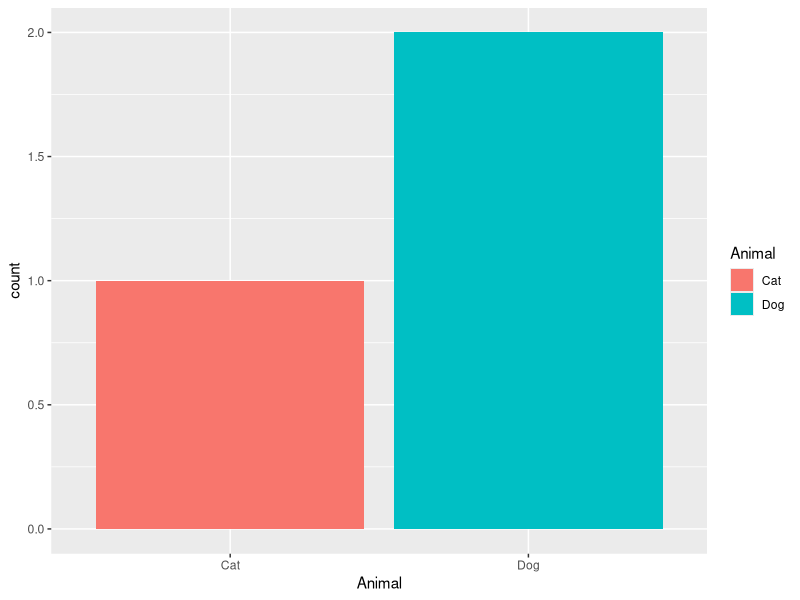

R code for this plot:
library(ggplot2)
library(readr)
library(dplyr)


res <- read_csv("code/01 Introduction/ResultsTest.csv")


ggplot(res,aes(x=Animal,fill=Animal))+geom_bar()


res %>% group_by(Animal, Cola) %>% count()

table(res$Animal,res$Cola)


